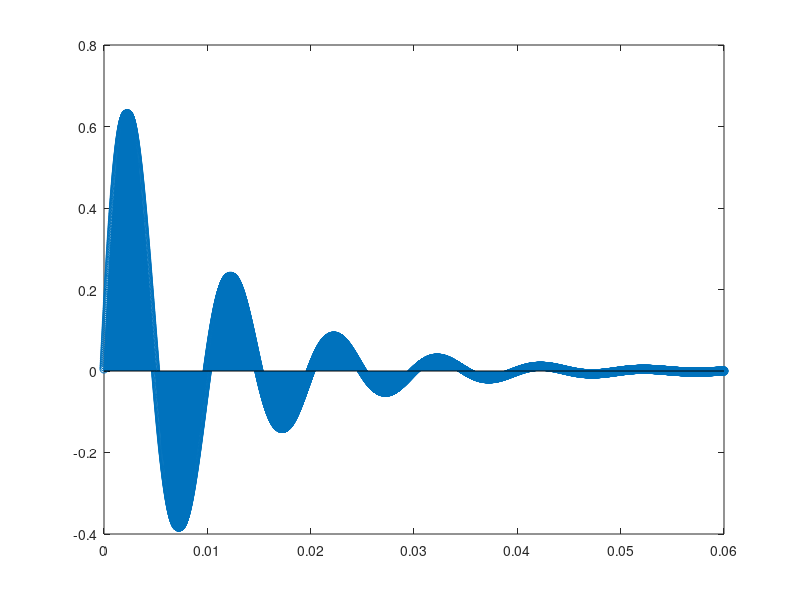

This figure's MATLAB source:
close all; clear all; clc;

% RESPOSTA AO IMPULSO

A_h = 0.8;                        % Amplitude h[n] = 0.8V
A_cc = 200;                       % Amplitude fonte CC = 200V
A_st_vpp = 2                    % Amplitude Vpp do dente de serra

To_h = 0.01;                      % Período da função h[n]=10ms
To_st = 0.001;                    % Período do sinal de serra
To_pwm = To_st;                     % Período do PWM = 1ms

Ts = To_st/100;                 % Período de amostragem 100x menor = 10us
NC_h = 6                          % Número de cíclos h[n] amostrados

f_h = 1/To_h;                       % Frequência h[n] = 100Hz
f_st = 1/To_st;                 % Frequência Dente de serra = 1KHz
f_pwm = f_st;                   % Frequência PWM = 1KHz


f_c = 10;                        % Frequência da portadora = 10Hz
A_c = 0.8;                      % Amplitude da portadora senoidal

NA = To_st/Ts;                   % Numero de amostras por ciclo PWM: 100
NC_st = (To_h/To_st) * NC_h;     % Numero de ciclos dente de serra contidos em 6 ciclos de h[n] = 60
NT = NC_st*NA;                   % 6 ciclos de h[n] ou 60 ciclos de dente de serra: 6000 pontos
TT = NT*Ts;                      % Tempo total do gráfico: 6000*10us = 60ms

t = 0:Ts:TT;                    % Vetor de tempo
nq = 0;                          % ?

% Inicialização dos vetores
h=zeros(1, NT+1);
x=zeros(1, NT+1);
y=zeros(1, NT+1);

%Simulação
for n=1:NT+1
  h(n) = A_h.*sin(2*pi.*f_h.*(Ts*n)).*e.^(-100*(Ts*n));
end

%% Geração dos gráficos
stem(t, h);



%z = e.^(-100*t);             % Taxa de decaímento
%h = A.*sin(2*pi.*f.*t).*z; % Resposta ao impulso
%stem(h);

% PWM
##A_ref = A;                           % Amplitude igual a da resposta ao impulso
##f_ref = 10;                          % Frequência do sinal de referência = 10Hz
##T_ref = 1/f_ref;                     % Período do sinal de referência = 100ms
##sr_ref = T_ref/100;                  % Período de amostragem 100x menor
##t_ref = 0:sr_ref:6*T_ref;             % Intervalo de amostragem contendo 6 períodos
##
##v_ref_t = A_ref*sin(2*pi*f_ref*t_ref);   % Sinal de referência
%stem(v_ref_t)

% DENTE DE SERRA
% pkg install -forge control
% pkg install -forge signal
%pkg load signal

%T_st = 0.001;                          % Período do sinal dente de serra
%dente_serra = sawtooth(2*pi*f*t);
%plot(t, dente_serra);

%for i = 1:numel(t_ref):

%% Resposta ao Impulso (h[n]
%subplot(311)
%stem(t,h,'r:','Linewidth',2);
%subplot(312)
%stem(t,x,'b:','Linewidth',2);
%subplot(313)
%stem(t,y,'b:','Linewidth',2);

